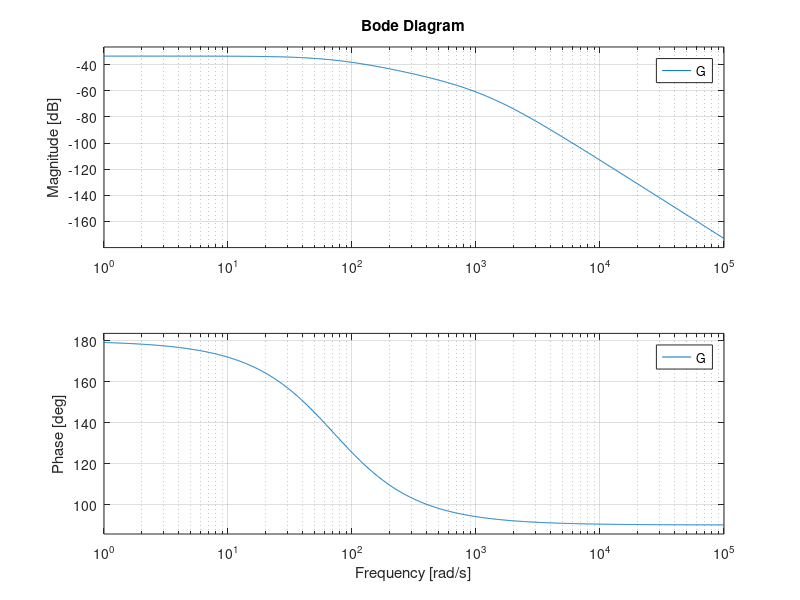

This chart was generated by the following MATLAB code: (Note: this script raises an error after producing the figure.)
%% exporta os dados ?
global exportar;
exportar = 0;

%%
gb = 0.4e-3;            % gap para o batente [m]
gi = 0.6e-3;            % gap para o estator interno [m]
m = 4.7e-5*7.86e3;      % massa do rotor [kg]
N = 300;                % numero de voltas por enrolamento
R = 4;                  % resistencia de cada enrolamento [ohms]
L = [-57.6135 0.0908];  % indutancia = L(1).gap + L(2) <= Comsol
Lm = L(1)*gi+L(2);      % indutancia media 
Kb = 46.53E3;             % Força bobinas em [N/m]
Kp = 547.8E3;             % rigidez passivo [N/m]

% Funcao de transf em torno do ponto de operacao
Ga = tf(Kb,[Lm R]);      % Atuador
Gp = tf(1,[m 0 -Kp]);    % planta
G = ss(Ga*Gp);           % Sistema

%% Analise
pole(G)

%% Bode
% analise frequencia
figure
subplot(1,2,1)
rlocus(G)
subplot(1,2,2)
bode(G)
export_pdf('bode:rlocus:pnt:operacao');

%% simulaçao impacto
load('simualcao:saturacao:mancal.mat')
plot(scope_d.time(1:80), scope_d.signals.values(1:80,:));
xlabel('Tempo (s)');
ylabel('Posicao (m)');
belezura
export_pdf('dinamica:choque:rotor');

%% simulacao com corrente
load('simualcao:corrente:mancal.mat');
t = find(scope_fb.time >= 0.98, 1);

subplot1 = subplot(3,1,1);
plot(scope_vb.time(t:t+1500), scope_vb.signals.values(t:t+1500,:));
title('Tensao aplicada nas bobinas');
xlabel('t (s)')
ylabel('E (V)')
belezura

subplot(3,1,2)
plot(scope_ib.time(t:t+1500), scope_ib.signals.values(t:t+1500,:));
title('Corrente nas bobinas');
xlabel('t (s)')
ylabel('i (A)')
belezura

subplot(3,1,3)
plot(scope_pr.time(t:t+1500), scope_pr.signals.values(t:t+1500,:));
title('Deslocamento do rotor');
xlabel('t (s)')
ylabel('\Delta (m)')
belezura
export_pdf('dinamica:corrente:rotor');
